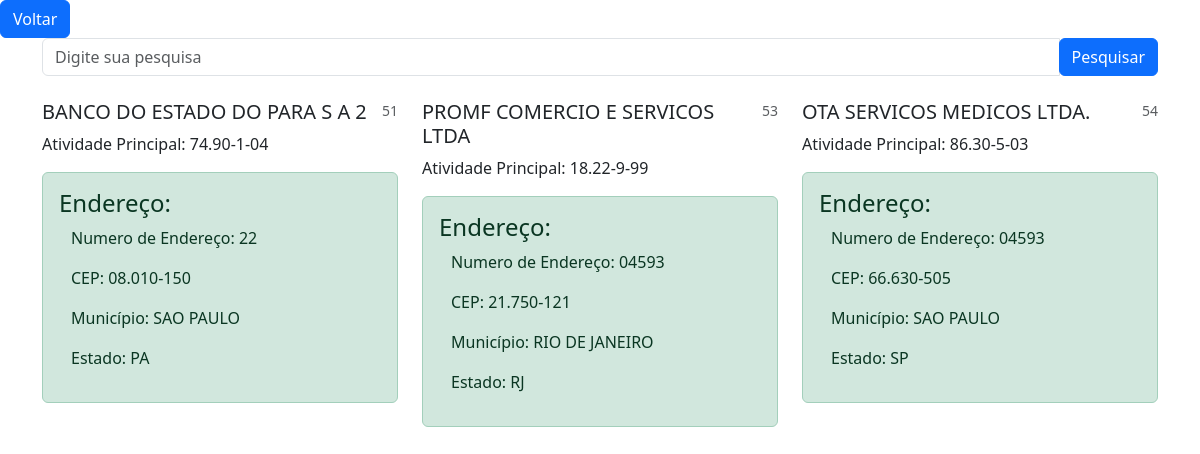
The page /crud/visualizar-empresas/ on the database its author committed.
### empresas/models.py (models this page shows, shortened)
class Empresa(models.Model):
    razao_social = models.CharField(max_length=200, verbose_name='Razão Social')
    atividade_principal = models.CharField(max_length=200, verbose_name='Atividade Principal')
    numero_endereco = models.CharField(max_length=20, verbose_name='Número do Endereço')
    cep = models.CharField(max_length=9, verbose_name='CEP')
    municipio = models.CharField(max_length=100, verbose_name='Município')
    estado = models.CharField(max_length=50, verbose_name='Estado')
    class Meta:
        verbose_name = 'Empresa'
        verbose_name_plural = 'Empresas'

### empresas/views.py (the view)
# urls.py: path('visualizar-empresas/', visualizar_empresa, name='visualizar_empresas'),
def visualizar_empresa(request):
    if request.method == 'POST':
        pesquisa = request.POST.get('pesquisa')
        resultado_pesquisa = Empresa.objects.filter(razao_social__icontains=pesquisa)
        return render(request, 'pages/pesquisar_empresas.html', {"empresas": resultado_pesquisa})
    context = {
        "empresas": Empresa.objects.all()
    }
    return render(request, 'pages/pesquisar_empresas.html', context)

### empresas/templates/pages/pesquisar_empresas.html (shortened to what this page needs)
{% extends 'components/base.html' %}
{% block content %}
<a href="{% url 'home_page' %}" class="btn btn-primary">Voltar</a>
<div class="container">
  <form class="form-inline" action="" method="POST">
    <div class="input-group">
        <input type="text" class="form-control" placeholder="Digite sua pesquisa" name="pesquisa">
        <div class="input-group-append">
            <button class="btn btn-primary" type="submit">Pesquisar</button>
        </div>
    </div>
  </form>
  <div class="row">
    {% for empresa in empresas %}
    <div class="col-md-4 card-group mt-4">
      <div class="list-group-item card">
        <div class="d-flex justify-content-between">
          <h5>{{ empresa.razao_social }}</h5>
          <small class="text-muted">{{ empresa.id }}</small>
        </div>
        <p>Atividade Principal: {{ empresa.atividade_principal }}</p>
        <div class="alert alert-success">
          <h4>Endereço:</h4>
          <div class="container">
            <p>Numero de Endereço: {{ empresa.numero_endereco }}</p>
            <p>CEP: {{ empresa.cep }}</p>
            <p>Município: {{ empresa.municipio }}</p>
            <p>Estado: {{ empresa.estado }}</p>
          </div>
        </div>
      </div>
    </div>
    {% endfor %}
  </div>
</div>
{% endblock content %}

### rows shown on the page
Empresa: razao_social "BANCO DO ESTADO DO PARA S A 2", id "51", atividade_principal "74.90-1-04", numero_endereco "22", cep "08.010-150", municipio "SAO PAULO", estado "PA"
Empresa: razao_social "PROMF COMERCIO E SERVICOS LTDA", id "53", atividade_principal "18.22-9-99", numero_endereco "04593", cep "21.750-121", municipio "RIO DE JANEIRO", estado "RJ"
Empresa: razao_social "OTA SERVICOS MEDICOS LTDA.", id "54", atividade_principal "86.30-5-03", numero_endereco "04593", cep "66.630-505", municipio "SAO PAULO", estado "SP"
